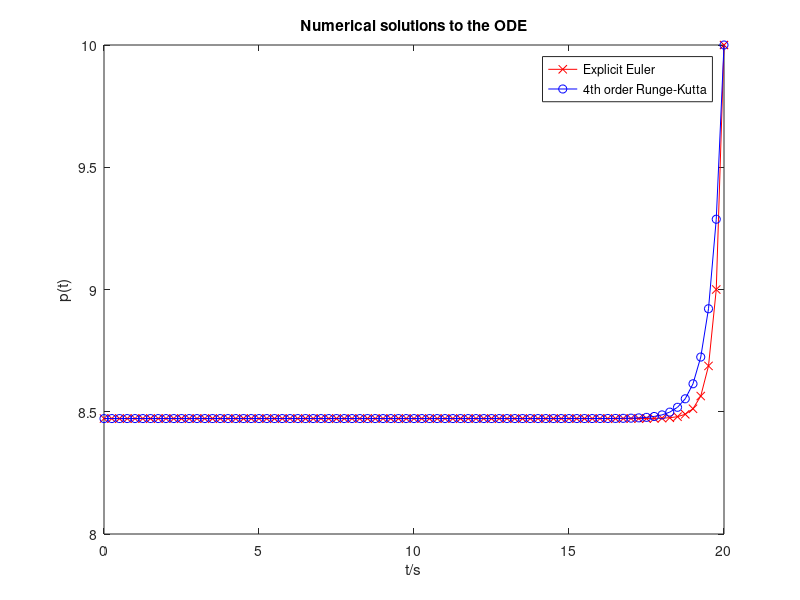
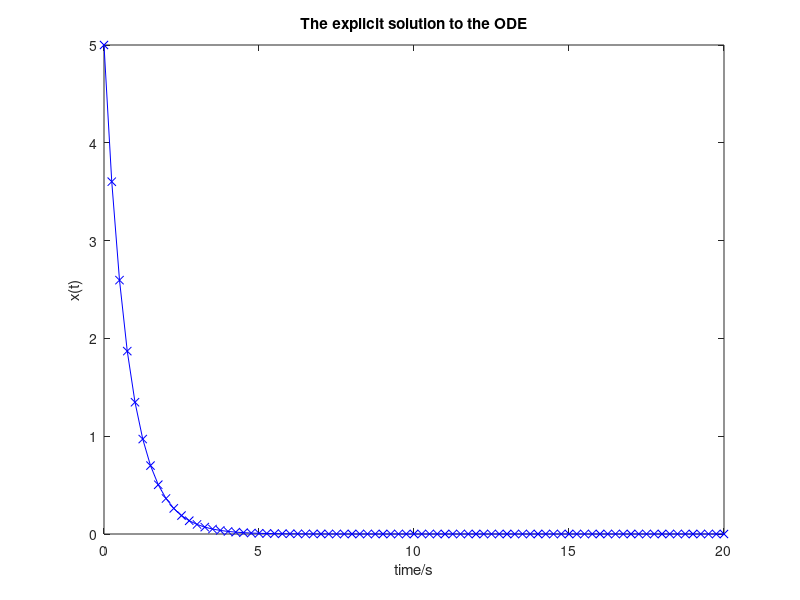

These figures' MATLAB source, in order:
clear
clc
%explicit Euler
a=1;
b=0.5;
q=1;
r=1;
s=10;
%starts from T which gives the reversed order;from T to 0
T=20;
%time step = 0.25
h=0.25;
n=T/h;
%initial guess
P(1)=s;
for i=1:n
    P(i+1)=P(i)+h*(2*P(i)+q-(b^2/r)*(P(i))^2);
end
P=flip(P);

%4th order Runge-Kutta
a=1;
b=0.5;
q=1;
r=1;
s=10;
T=20;
h=0.25;
n=T/h;
pRK(1)=s;
for i=1:n
    k1=h*(2*pRK(i)+q-(b^2/r)*(pRK(i))^2);
    k2=h*(2*(pRK(i)+1/2*k1)+q-(b^2/r)*(pRK(i)+1/2*k1)^2);
    k3=h*(2*(pRK(i)+1/2*k2)+q-(b^2/r)*(pRK(i)+1/2*k2)^2);
    k4=h*(2*(pRK(i)+k3)+q-(b^2/r)*(pRK(i)+k3)^2);
    pRK(i+1)=pRK(i)+(1/6)*k1+(1/3)*(k2+k3)+(1/6)*k4;
    
end
pRK=flip(pRK);

time = [0:0.25:20];
plot(time,P,'rx-');
hold on
plot(time,pRK,'bo-');
xlabel('t/s');
ylabel('p(t)');
title('Numerical solutions to the ODE')
legend('Explicit Euler',...
    '4th order Runge-Kutta')


figure
X(1)=5;
for i=1:n
    X(i+1)=X(i)+h*a*X(i)-((b^2)/r)*h*pRK(i)*X(i);
end
plot(time,X,'bx-')
xlabel('time/s');
ylabel('x(t)');
title('The explicit solution to the ODE')
